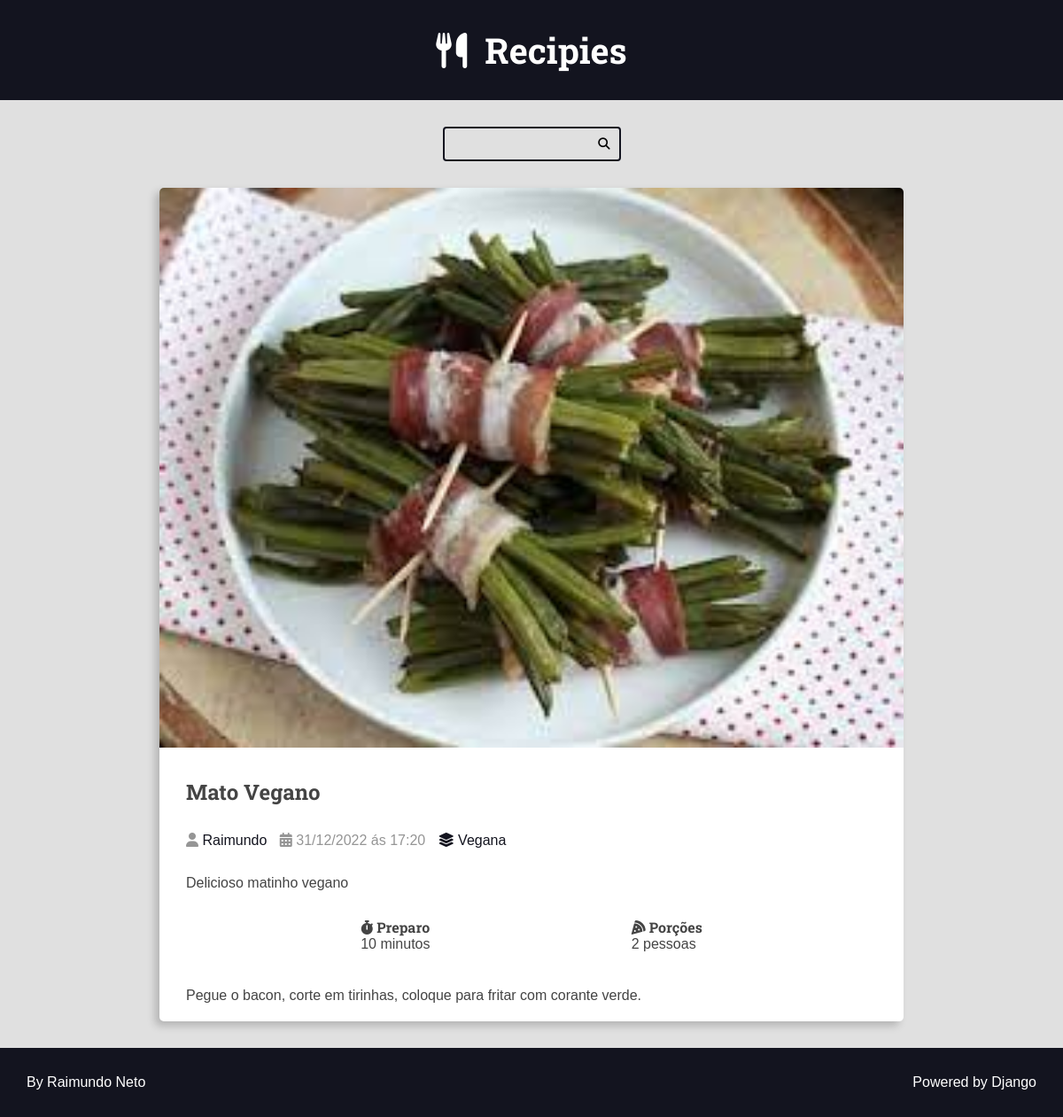
/recipes/6/, run on the app's committed database.
### recipes/models.py (models this page shows, shortened)
class Recipe(models.Model):
    title = models.CharField(max_length=65)
    description = models.CharField(max_length=165)
    slug = models.SlugField()
    preparation_time = models.IntegerField()
    preparation_time_unit = models.CharField(max_length=65)
    servings = models.IntegerField()
    servings_unit= models.CharField(max_length=65)
    preparation_steps = models.TextField()
    preparation_steps_is_html = models.BooleanField(default=False)
    created_at = models.DateTimeField(auto_now_add=True)
    updated_at = models.DateTimeField(auto_now=True)
    is_published = models.BooleanField(default=False)
    cover = models.ImageField(upload_to='recipes/cover/%Y/%m/%d/')
    category = models.ForeignKey(Category, on_delete= models.SET_NULL, null=True)
    author = models.ForeignKey(User, on_delete= models.SET_NULL, null=True)

class Category (models.Model):
    name = models.CharField(max_length=65)

### recipes/views.py (the view)
# urls.py: path('', include('recipes.urls')),
def recipes(request,id):
    recipe = Recipe.objects.filter(id = id)
    return render(request, 'recipes/pages/recipe-view.html', context={
        'recipe': recipe,
        'is_detail_page':True,
        'title': f'{Recipe.objects.first().title}',
    })

### recipes/templates/recipes/pages/recipe-view.html (shortened to what this page needs)
{% extends "global/base.html" %}
    {% block content %}
    <div class="main-contant main-contant-detail container">
      {% for r in recipe %}
        {% include "recipes/partial/recipes.html" %}
      {% endfor %}
    </div>
    {% endblock content %}

### recipes/templates/recipes/partial/recipes.html
           <div class="recipe recipe-list-item">
                <div class="recipe-list-cover">
                    <img src={{r.cover.url}} alt="Temporario">
                </div>
                <div class="recipe title container">
                    <h2 class="recipe-title">{{r.title}}</h2>
                </div>
                <div class="recipe-author">
                    <span class="recipe-author-item">
                        <i class="fas fa-user"></i>
                    {% if r.author is not None%}
                    <a href="{% url 'recipes:author' r.author.id %}">
                        {% if r.author.first_name %}
                            {{r.author.first_name}} {{r.author.last_name}}
                        {% else %}
                            {{r.author.username}}
                        {% endif %}
                    </a>
                    {% else %}
                        Desconhecido
                    {% endif %}
                    </span>
                    <span class="recipe-author-item">
                        <i class="fas fa-calendar-alt"></i>
                        {{r.created_at|date:"d/m/Y"}} ás {{r.created_at|date:"H:i"}}
                    </span>
                    <span class="recipe-author-item">
                        <a href="{% url 'recipes:category' r.category.id %}">
                            <i class="fas fa-layer-group"></i>
                            <span>{{r.category.name}}</span>
                        </a>
                    </span>
                </div>
                <div class="recipe-content">
                    <p>{{r.description}}</p>
                </div>
                <div class="recipe-meta-container">
                    <div class="recipe-meta recipe-preparation">
                        <h3 class="recipe-meta-title"><i class="fas fa-stopwatch"></i> Preparo</h3>
                        <div class="recipe-meta-text">
                            {{r.preparation_time}} {{r.preparation_time_unit}}
                        </div>
                    </div>
                    <div class="recipe-meta recipe-servings">
                        <h3 class="recipe-meta-title"><i class="fas fa-pizza-slice"></i> Porções</h3>
                        <div class="recipe-meta-text">
                            {{r.servings}} {{r.servings_unit}}
                        </div>
                    </div>
                </div>
            {% if is_detail_page is not True %}
                <footer class="recipe-footer">
                    <a class="recipe-read-more button button-dark button-full-width" href="{% url 'recipes:recipe' r.id %}">
                        <i class="fas fa-eye"></i>
                        <span> ver mais...</span>
                    </a>
                </footer>
            {% else %}
                <div class="preparation-steps">
                    {{r.preparation_steps|linebreaksbr}}
                </div>
            {% endif %}
            </div>

### recipes/static/recipes/css/style.css (style rules this page uses)
:root { --color-primary: #269fe6; --color-primary-hover: #2086c2; --color-primary-dark: #13141f; --color-primary-dark-hover: #212336; --color-primary-light: #d4ecfa; --color-primary-light-hover: #bdd8e7; --color-white: #fff; --color-black: #000; --color-dark-text: #444; --color-info-light: #cce5ff; --color-debug-light: #cce5ff; --color-success-light: #d4edda; --color-alert-light: #fff3cd; --color-warning-light: #fff3cd; --color-error-light: #f8d7da; --color-info-dark: #4d86c4; --color-debug-dark: #4d86c4; --color-success-dark: #4a9c5d; --color-alert-dark: #927f40; --color-warning-dark: #927f40; --color-error-dark: #da525d; --color-gray-0: #f9f9f9; --color-gray-1: #e0e0e0; --color-gray-2: #c7c7c7; --color-gray-3: #aeaeae; --color-gray-4: #959595; --color-gray-5: #7d7d7d; --color-gray-6: #646464; --color-gray-7: #4b4b4b; --color-gray-8: #323232; --color-gray-9: #191919; --font-primary: sans-serif; --font-headings: 'Roboto Slab', serif; --spacing-gutter-medium: 3rem; --spacing-gutter-large: 4rem; }
* { padding: 0; margin: 0; box-sizing: border-box; }
html { font-size: 62.5%; }
body { font-size: 1.6rem; font-family: var(--font-primary); background: var(--color-gray-1); color: var(--color-dark-text); }
.container { max-width: 144rem; margin: 0 auto; padding: var(--spacing-gutter-medium); }
h1,h2,h3,h4,h5,h6 { font-family: var(--font-headings); }
.main-contant { padding-top: 0; }
.recipe { background: var(--color-white); transition: all 300ms ease-in-out; }
.recipe img { max-width: 100%; border-radius: 5px 5px 0px 0px; width: 100%; height: 100%; }
.recipe-list-item { max-width: 64rem; border-radius: 5px; box-shadow: -5px 5px 10px rgba(0,0,0,0.2); height: fit-content; }
.recipe-author { padding: 0 var(--spacing-gutter-medium); }
.recipe-content { padding: var(--spacing-gutter-medium); }
.recipe-author-item { color:var(--color-gray-4); margin-right: 1rem; }
.recipe-author-item a { color:var(--color-primary-dark); text-decoration: none; transition: all 300ms ease-in-out; }
.recipe-meta-container { display: flex; flex-flow: row wrap; justify-content:space-evenly; padding-bottom: 2rem; }
.recipe-meta-title { font-size: 1.6rem; }
.main-contant-detail .recipe-list-item { margin: 0 auto; max-width: 84rem; border-radius: 5px; box-shadow: -5px 5px 10px rgba(0,0,0,0.2); }
.preparation-steps { padding: 2rem 3rem; }

### data on the page
Recipe: cover (picture), title "Mato Vegano", author.first_name "Raimundo", created_at "31/12/2022", created_at "17:20", category.name "Vegana", description "Delicioso matinho vegano", preparation_time "10", preparation_time_unit "minutos", servings "2", servings_unit "pessoas", preparation_steps "Pegue o bacon, corte em tirinhas, coloque para fritar com corante verde."
